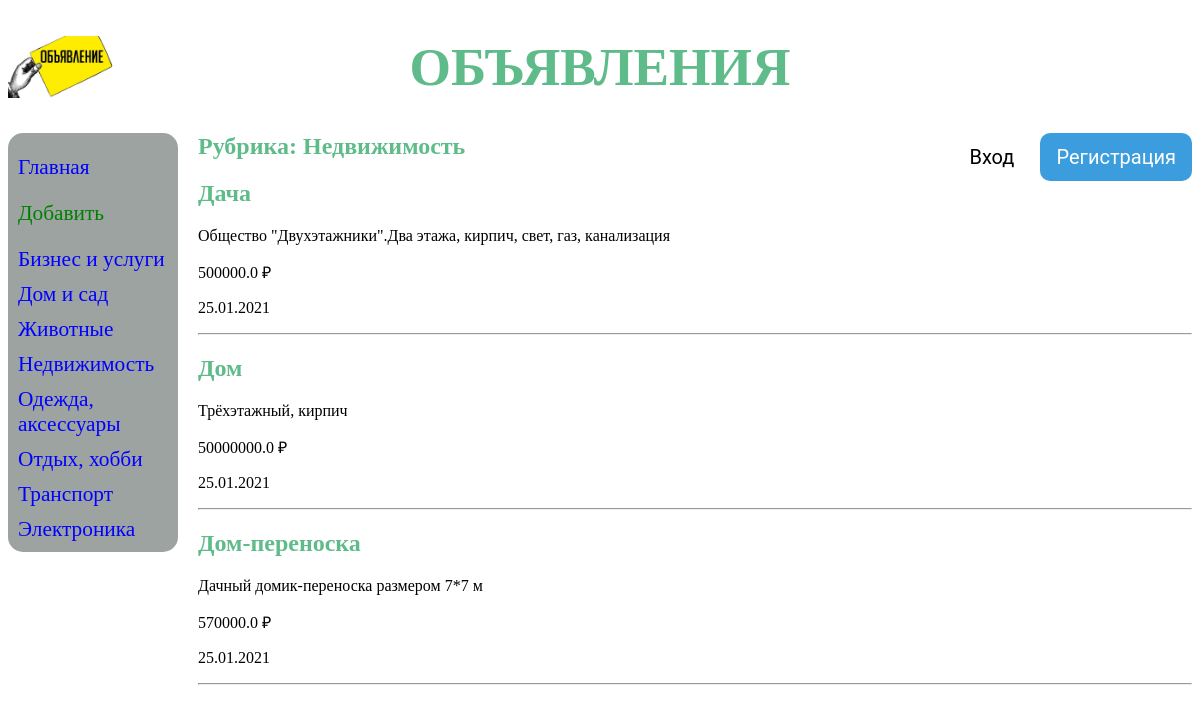
The page /board/1/ on the database its author committed.
### board/models.py (models this page shows, shortened)
class Rubric(models.Model):
    name = models.CharField(max_length=20, db_index=True, verbose_name='Название')
    class Meta:
        verbose_name_plural = 'Рубрики'
        verbose_name = 'Рубрика'
        ordering = ['name']

class Board(models.Model):
    title = models.CharField(max_length=50, verbose_name='Товар')
    content = models.TextField(null=True, blank=True, verbose_name='Описание')
    price = models.FloatField(null=True, blank=True, verbose_name='Цена')
    published = models.DateField(auto_now_add=True, db_index=True, verbose_name='Опубликовано')
    rubric = models.ForeignKey('Rubric', null=True, on_delete=models.PROTECT, verbose_name='Рубрика')
    class Meta:
        verbose_name_plural = 'Объявления'
        verbose_name = "Объявление"
        ordering = ['-published']

### board/views.py (the view)
# urls.py: path('<int:rubric_id>/', by_rubric, name='by_rubric'),
def by_rubric(request, rubric_id):
    bs = Board.objects.filter(rubric=rubric_id)
    rubrics = Rubric.objects.all()
    current_rubric = Rubric.objects.get(pk=rubric_id)
    context = {'bs': bs, 'rubrics': rubrics, 'current_rubric': current_rubric}
    return render(request, 'board/by_rubric.html', context)

### board/templates/board/by_rubric.html (shortened to what this page needs)
{% extends "layout/basic.html" %}
{% block content %}
<h2>Рубрика: {{current_rubric.name }}</h2>
{% for b in bs %}
<div>
    <h2>{{ b.title }}</h2>
    <p>{{ b.content }}</p>
    <p>{{ b.price }} &#8381;</p>
    <p>{{ b.published|date:"d.m.Y" }}</p>
    <hr align="left">
</div>
{% endfor %}
{% endblock %}

### board/templates/layout/basic.html (shortened to what this page needs)
<!DOCTYPE html>
{% load static %}
<html lang="en">
<head>
    <link rel="stylesheet" type="text/css" href="{% static 'board/style.css' %}">
</head>
<body>
    <header>
        <h1>Объявления</h1>
    </header>
    <span class="register">
         <a href="{% url 'register' %}">Регистрация</a>
    </span>
    <span class="login">
        <a href="{% url 'login' %}">Вход</a>
    </span>
    <nav>
        <p><a href="{% url 'index' %}">Главная</a></p>
        <p><a class="add" href="{% url 'add' %}">Добавить</a></p>
        {% for rubric in rubrics %}
        <a href="{% url 'by_rubric' rubric.pk %}">{{ rubric.name }}</a>
        {% endfor %}
    </nav>
    <section>
        {% block content %}
        {% endblock %}
    </section>
</body>
</html>

### board/static/board/style.css (style rules this page uses)
html { background-color: white; color: #5fbb8a; }
body { margin-top: 0px; }
header h1 { font-size: 40pt; text-transform: uppercase; text-align: center; background: url("bg.jpg") left / auto 100% no-repeat; }
nav { font-size: 16pt; width: 150px; float: left; background-color: #9da3a0; padding-left: 10px; padding-right: 10px; border-radius: 15px; }
nav a { display: block; text-decoration: none; margin: 10px 0px; color: blue; }
.add { color: green; }
section { margin-left: 190px; }
section p { color: black; }
span { float: right; }
span a { display: inline-block; text-decoration: none; font-size: 20px; font-family: Roboto, sans; text-align: center; cursor: pointer; padding: 12px 16px; border-radius: 10px; }
.login a { margin-right: 10px; border-radius: 10px; color: #000; }
.register a { color: white; border-radius: 10px; background-color: #3c9dde; }

### rows shown on the page
Rubric: name "Бизнес и услуги"
Rubric: name "Дом и сад"
Rubric: name "Животные"
Rubric: name "Недвижимость"
Rubric: name "Одежда, аксессуары"
Rubric: name "Отдых, хобби"
Rubric: name "Транспорт"
Rubric: name "Электроника"
Board: title "Дача", content "Общество \"Двухэтажники\".Два этажа, кирпич, свет, газ, канализация", price "500000.0", published "25.01.2021"
Board: title "Дом", content "Трёхэтажный, кирпич", price "50000000.0", published "25.01.2021"
Board: title "Дом-переноска", content "Дачный домик-переноска размером 7*7 м", price "570000.0", published "25.01.2021"
